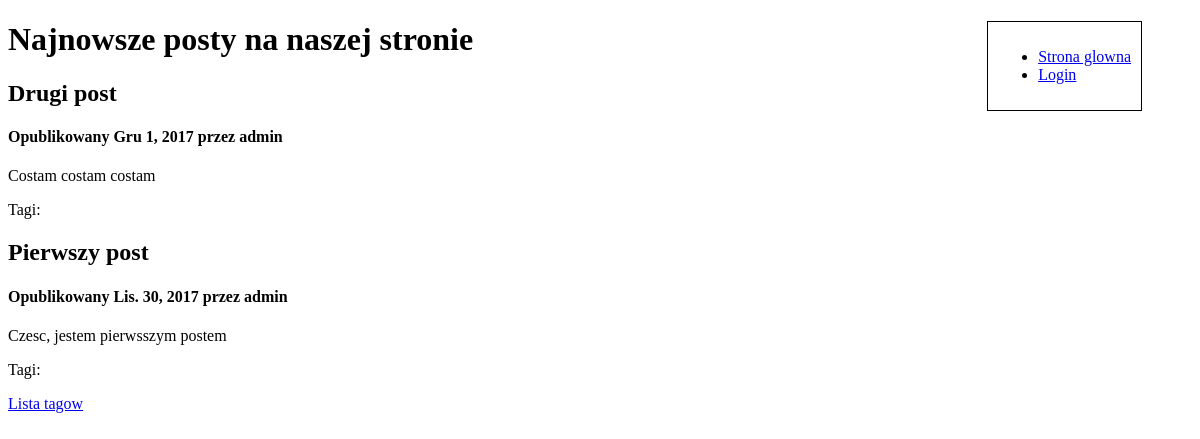
The app's page /, older data.
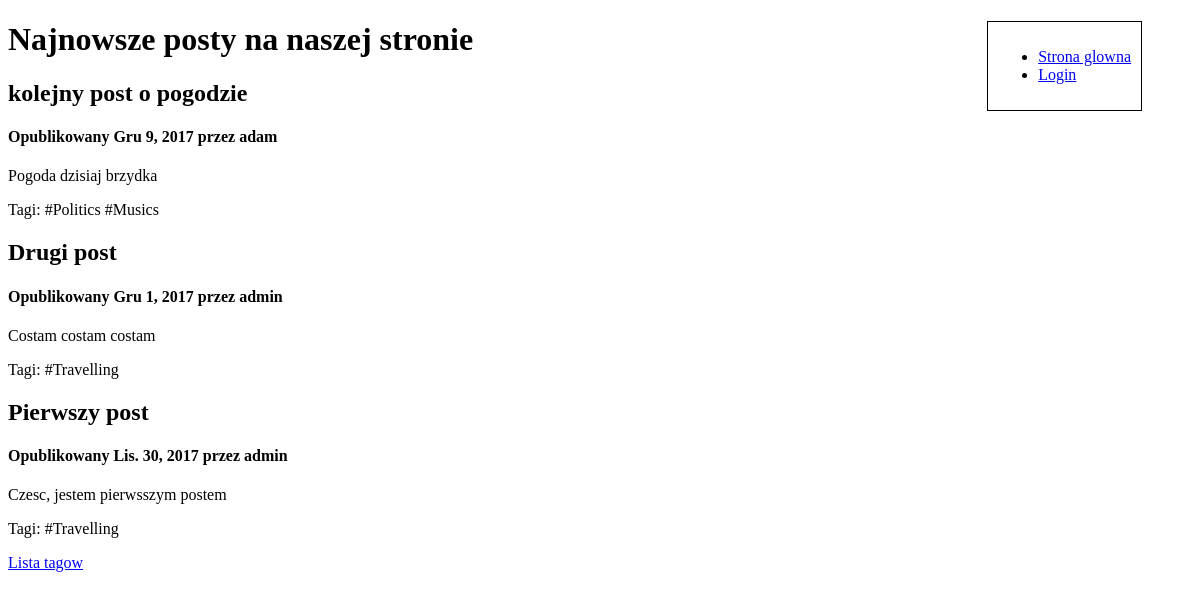
The same page, newer data.
### main/models.py (models this page shows, shortened)
class Post(models.Model):
	title = models.CharField(max_length=300)
	content = models.CharField(max_length=10000)
	publish_date = models.DateField()
	user = models.ForeignKey(User)
	tag = models.ManyToManyField(Tag)
	class Meta:
		ordering = ['-publish_date', 'title']

class Tag(models.Model):
	name = models.CharField(max_length=200, blank=True, default='', unique=True)

### main/views.py (the view)
# urls.py: url(r'^$', views.index, name='index'),
def index(request):
	posts = Post.objects.all()
	context = {
		'posts': posts
	}
	return render(request, 'main/index.html', context)

### main/templates/main/index.html (shortened to what this page needs)
<!DOCTYPE html>
<html>
<head>
</head>
<body>
	<div style="float: right; border: 1px solid black; margin-right: 50px; padding: 10px;">
		<ul>
			<li><a href="{% url 'index' %}">Strona glowna</a></li>
			{% if not user.is_authenticated %}
				<li><a href="{% url 'login' %}">Login</a></li>
			{% else %}
				<li><a href="{% url 'logout' %}">Wyloguj sie</a></li>
			{% endif %}
		</ul>
	</div>
	<h1> Najnowsze posty na naszej stronie </h1>
	<div>
		{% for post in posts %}
			<div>
				<h2>{{ post.title }} </h2>
				<h4>Opublikowany {{ post.publish_date }} przez {{ post.user.username }}</h4>
				<p> {{ post.content }} </p>
				<p> Tagi:
					{% for t in post.tag.all %}
						{{ t.name }}
					{% endfor %}
				</p>
			</div>
		{% endfor %}
	</div>
	<a href="{% url 'tags' %}">Lista tagow</a>
</body>
</html>

Row changes from the older to the newer data that the page shows:
added Post: title "kolejny post o pogodzie", publish_date "Gru 9, 2017", user.username "adam", content "Pogoda dzisiaj brzydka"
added Tag: name "#Politics", shown under "kolejny post o pogodzie"
added Tag: name "#Musics", shown under "kolejny post o pogodzie"
added Tag: name "#Travelling"
